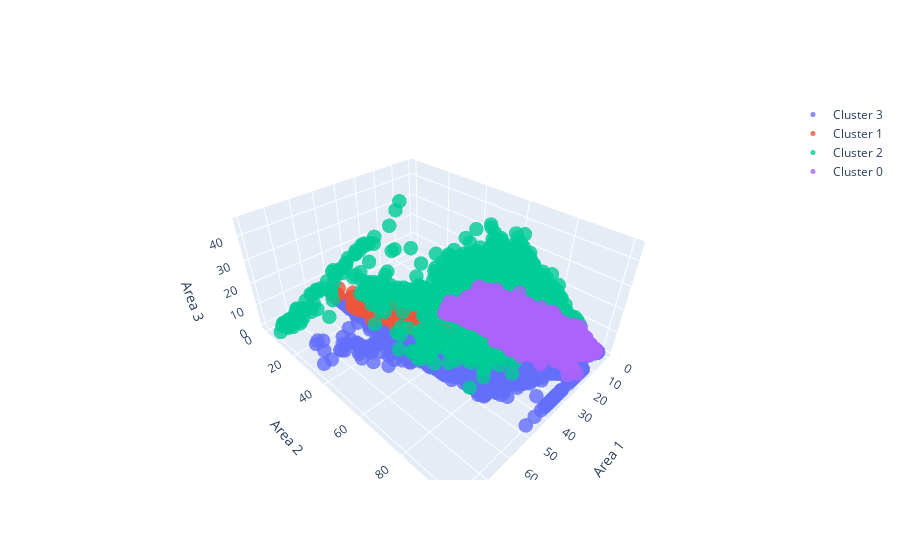

This figure's notebook cell:
### Code cell
import plotly.graph_objects as go
import pandas as pd
from sklearn.mixture import GaussianMixture
from sklearn.preprocessing import StandardScaler

# 예제 데이터 생성 (이 부분을 실제 데이터에 맞게 수정)
np.random.seed(42)
data = pd.DataFrame({
    'area1': df.area1,
    'area2': df.area2,
    'area3': df.area3,
    'label': df.gmm_label  # 가상의 레이블 데이터, 실제 데이터에 맞게 수정
})

# 데이터 정규화
scaler = StandardScaler()
scaled_data = scaler.fit_transform(data[['area1', 'area2', 'area3']])

# GMM 모델 적용
gmm = GaussianMixture(n_components=4, random_state=42)
data['label'] = gmm.fit_predict(scaled_data)

# 3D 산점도 그리기 (점 크기 조절)
fig = go.Figure()

for label in data['label'].unique():
    cluster_data = data[data['label'] == label]
    fig.add_trace(go.Scatter3d(
        x=cluster_data['area1'],
        y=cluster_data['area2'],
        z=cluster_data['area3'],
        mode='markers',
        marker=dict(size=5, opacity=0.8),
        name=f'Cluster {label}'
    ))

fig.update_layout(scene=dict(xaxis_title='Area 1', yaxis_title='Area 2', zaxis_title='Area 3'))
fig.show()

### Figure 1 — Plotly figure (JSON) as saved in the notebook; plotly's stock layout.template omitted (floating-point values rounded to 4 significant figures; data arrays with more than 128 entries replaced by an {"elided": "..."} marker saying what was removed)
{"data": [{"marker": {"opacity": 0.8, "size": 5}, "mode": "markers", "name": "Cluster 3", "type": "scatter3d", "x": {"elided": "8111 float values"}, "y": {"elided": "8111 float values"}, "z": {"elided": "8111 float values"}}, {"marker": {"opacity": 0.8, "size": 5}, "mode": "markers", "name": "Cluster 1", "type": "scatter3d", "x": {"elided": "753 float values"}, "y": {"elided": "753 float values"}, "z": {"elided": "753 float values"}}, {"marker": {"opacity": 0.8, "size": 5}, "mode": "markers", "name": "Cluster 2", "type": "scatter3d", "x": {"elided": "1560 float values"}, "y": {"elided": "1560 float values"}, "z": {"elided": "1560 float values"}}, {"marker": {"opacity": 0.8, "size": 5}, "mode": "markers", "name": "Cluster 0", "type": "scatter3d", "x": {"elided": "1768 float values"}, "y": {"elided": "1768 float values"}, "z": {"elided": "1768 float values"}}], "layout": {"scene": {"xaxis": {"title": {"text": "Area 1"}}, "yaxis": {"title": {"text": "Area 2"}}, "zaxis": {"title": {"text": "Area 3"}}}}}
